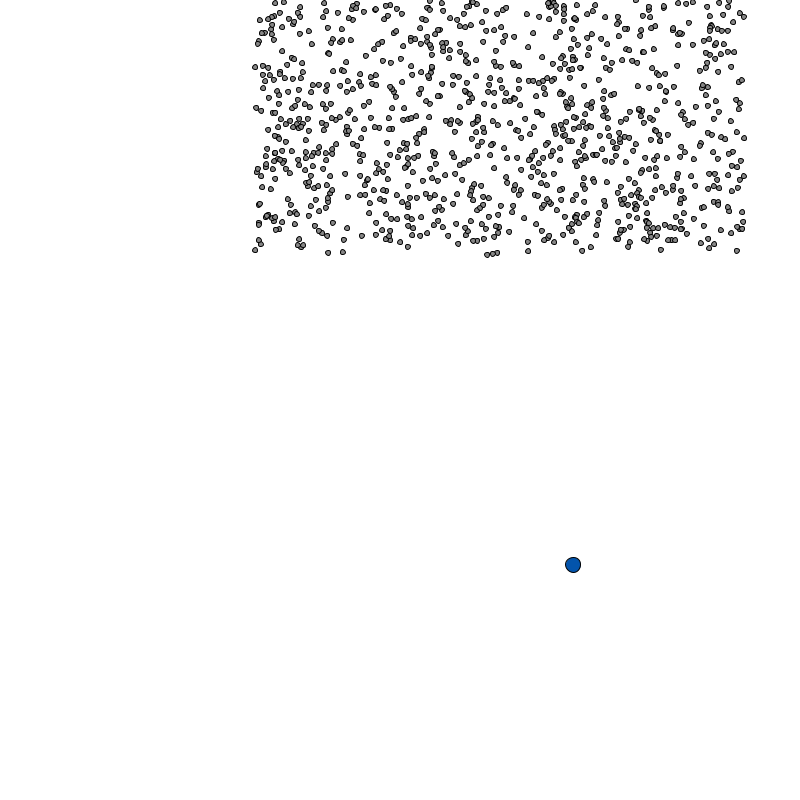
Frame 1 (no input)
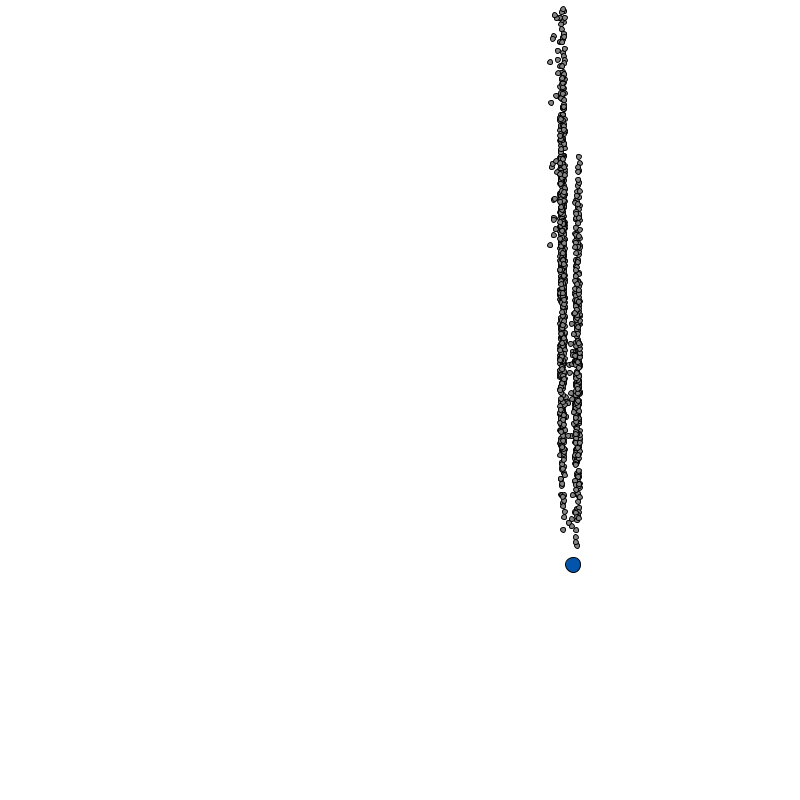
Frame 60 (the mouse pressed at the canvas centre just before this capture)
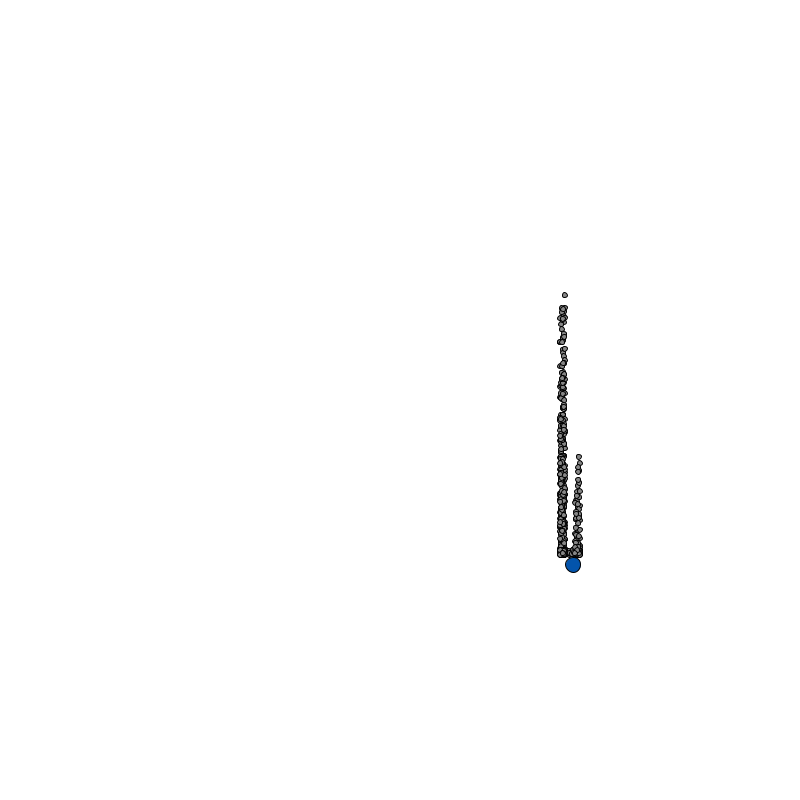
Frame 120 (the mouse held since frame 60 and released just before this capture)

The Processing sketch that drew these frames (run headless with seeded random() and noise(); from frame 60 on, the mouse is pressed at the canvas centre):

// Processing sketch: Rats
// ── Rats.pde

Node[][] grid = new Node[40][40];
rat[] colony = new rat[1000];

player player1 = new player(50, 50, 10);
boolean [][] gridChecker = new boolean[40][40];

float ratSpeed = 5;

float playerSpeed = 5;

Vec2 acc = new Vec2(1,1);

int[] coord = new int[2];

void nodeSetter(){
  float a = 10;
  float b = 0;
  float r = 15;
  
  int numRats = 0;
  
  for(int i = 0; i < grid.length; i++){
    for(int j = 0; j < grid[0].length; j++){
          grid[i][j] = new Node(a,b,r,i,j, 0, 0);
          a += 20;     
    }
    a = 10;
    b += 20;
  }
}




void playerToNode(){
  int x = 0;
  int y = 0;
  float closest = 1000000000;
  for(int i = 0; i < grid.length; i++){
    for(int j = 0; j < grid[0].length; j++){
       float distance = player1.pos.distanceTo(grid[i][j].pos);
       if(distance < closest){
         closest = distance;
         x = i;
         y = j;
       } 
      
    }
  }
  coord[0] = x;
  coord[1] = y;
}



void distanceToPlayer(int i, int j, int dist){
  //if we oure out of bounds for index or if we have already checked this spot, dont do anything
  if((i < 0 || i >= grid.length) || (j < 0 || j >= grid[0].length)){}
  else if(gridChecker[i][j]){}
  else{
      //mark true, update the distance of the grid node
      gridChecker[i][j] = true;
      grid[i][j].dist = dist;
      
      //increase distance and then recursively call on 4 adjacent cells
      dist++;
      
      distanceToPlayer(i - 1, j, dist);
      distanceToPlayer(i + 1, j, dist);
      distanceToPlayer(i, j - 1, dist);
      distanceToPlayer(i, j + 1, dist);
  }
}


void closestNodeToRat(){
  for(int i = 0; i < grid.length; i++){
    for(int j = 0; j < grid[0].length; j++){
      for(int r = 0; r < colony.length; r++){
          if(colony[r].pos.distanceTo(grid[i][j].pos) < colony[r].pos.distanceTo(colony[r].closest.pos)){
               colony[r].closest = grid[i][j];
               grid[i][j].numRats++;
          }
      }
    }
  }
}

//RatPathing: Telling the rat which node to move towards.
void RatPathing(){
   for(int r = 0; r < colony.length; r++){
       if(colony[r].closest.dist == 0){}
       else{
          //Node dir = colony[r].closest;
          int i = colony[r].closest.i;
          int j = colony[r].closest.j;
          
          //check which adjacent node is closer to the player
          
          if(i - 1 >= 0){
             if(grid[i - 1][j].dist <  colony[r].closest.dist){
               colony[r].closest = grid[i-1][j];
               colony[r].pos.add(new Vec2(0,-ratSpeed));
             }
          }
          
          if(i + 1 <= grid.length){
            if(grid[i + 1][j].dist < colony[r].closest.dist){
               colony[r].closest = grid[i+1][j];
               colony[r].pos.add(new Vec2(0,ratSpeed));
             }
          }
          
          if(j - 1 >= 0){
             if(grid[i][j - 1].dist < colony[r].closest.dist){
               colony[r].closest = grid[i][j - 1];
               colony[r].pos.add(new Vec2(-ratSpeed,0));
             }
          }
          
          if(j + 1 <= grid[0].length){
            if(grid[i][j + 1].dist < colony[r].closest.dist){
               colony[r].closest = grid[i][j + 1];
               colony[r].pos.add(new Vec2(ratSpeed,0));
             }
          } 
          
       }
   }
}

// v * numRats/20 * dt


void scurry(){
   for(int r = 0; r < colony.length; r++){
      Vec2 distanceToCover = colony[r].closest.pos.minus(colony[r].pos);
      int numRats = colony[r].closest.numRats;
      
      colony[r].vel.add(distanceToCover);
      colony[r].vel.mul(numRats/20 * dt);
      
  
     
      
      colony[r].pos.add(colony[r].vel);
   }
}

void colonyGen(){
    

   for(int i = 0; i < colony.length; i++){
     float x = random(250.0, 750.0);
    float y = random(0.0, 250.0);
    
    int a = int(random(0, 40));
    int b = int(random(0, 40));
     colony[i] = new rat(x,y);
     colony[i].closest = grid[a][b];
   }
    
}

void playerSet(){
  float x = random(250.0, 750.0);
  float y = random(500.0, 750.0);
  
  player1.pos.x = x;
  player1.pos.y = y;
}

void update(){
  Vec2 playerVel = new Vec2(0,0);
  
  if(leftPressed){playerVel = new Vec2(-playerSpeed,0);}
  //if (leftPressed) playerVel = new Vec2(-playerVel,0);
  if (rightPressed) playerVel = new Vec2(playerSpeed,0);
  if (upPressed) playerVel = new Vec2(0,-playerSpeed);
  if (downPressed) playerVel = new Vec2(0,playerSpeed);
  
  player1.pos.add(playerVel); 
  
  playerToNode();
  distanceToPlayer(coord[0], coord[1], 0);
  closestNodeToRat();
  //scurry();
  RatPathing();
  
  
  
  
}


boolean leftPressed, rightPressed, upPressed, downPressed, shiftPressed, paused;
void keyPressed(){
  if (keyCode == LEFT) leftPressed = true;
  if (keyCode == RIGHT) rightPressed = true;
  if (keyCode == UP) upPressed = true; 
  if (keyCode == DOWN) downPressed = true;
  if (keyCode == SHIFT) shiftPressed = true;
  if (key == ' ') paused = !paused;
}

void keyReleased(){
  if (key == 'r'){
    println("Reseting the System");
  }
  if (keyCode == LEFT) leftPressed = false;
  if (keyCode == RIGHT) rightPressed = false;
  if (keyCode == UP) upPressed = false; 
  if (keyCode == DOWN) downPressed = false;
  if (keyCode == SHIFT) shiftPressed = false;
}











void setup(){
  size(800, 800);
  playerSet();
  nodeSetter();
  colonyGen();
  //drawNodes();
}

float dt = 0.05;
void draw(){
  update();
  //playerToNode();
  //distanceToPlayer(coord[0], coord[1], 0);
  //closestNodeToRat();
  ////scurry();
  //RatPathing();
  
  background(255,255,255);
  
  fill(135,135,135);
  for(int i = 0; i < colony.length; i++){
    circle(colony[i].pos.x, colony[i].pos.y, 5);
  }
  
  fill(3,84,171);
  circle(player1.pos.x, player1.pos.y, 15);
  
  
}



//DEBUG: Showing where the nodes are on the map
void drawNodes(){
  fill(255,0,0);
  for(int i = 0; i < grid.length; i++){
    for(int j = 0; j < grid[0].length; j++){
        circle(grid[i][j].pos.x, grid[i][j].pos.y, grid[i][j].r);
    }
  }
}



public class player{
  float x, y, r;
  Vec2 pos;
  //Vec2 vel;
  public player(float x, float y, float r){
    this.pos = new Vec2(x,y);
    this.r = r;
    //this.vel = new Vec2(0,0);
  }
}


public class rat{
  Vec2 pos;
  Vec2 vel;
  Node closest;
  
  public rat(float x, float y){
    this.pos = new Vec2(x, y);
    this.vel = new Vec2(0,0);
  }
}


public class Node{
  float x, y, r; 
  int i, j, numRats;
  Vec2 pos; 
  int dist;
  
  public Node(float x, float y, float r, int i, int j, int numRats, int dist){
    this.x = x;
    this.y = y;
    this.pos = new Vec2(x, y);
    this.r = r;
    this.i = i;
    this.j = j;
    this.numRats = numRats;
    this.dist = dist;
  }
}

//Vector Library
//CSCI 5611 Vector 2 Library [Example]
// Stephen J. Guy <sjguy@umn.edu>

public class Vec2 {
  public float x, y;
  
  public Vec2(float x, float y){
    this.x = x;
    this.y = y;
  }
  
  public String toString(){
    return "(" + x+ "," + y +")";
  }
  
  public float length(){
    return sqrt(x*x+y*y);
  }
  
  public Vec2 plus(Vec2 rhs){
    return new Vec2(x+rhs.x, y+rhs.y);
  }
  
  public void add(Vec2 rhs){
    x += rhs.x;
    y += rhs.y;
  }
  
  public Vec2 minus(Vec2 rhs){
    return new Vec2(x-rhs.x, y-rhs.y);
  }
  
  public void subtract(Vec2 rhs){
    x -= rhs.x;
    y -= rhs.y;
  }
  
  public Vec2 times(float rhs){
    return new Vec2(x*rhs, y*rhs);
  }
  
  public void mul(float rhs){
    x *= rhs;
    y *= rhs;
  }
  
  public void clampToLength(float maxL){
    float magnitude = sqrt(x*x + y*y);
    if (magnitude > maxL){
      x *= maxL/magnitude;
      y *= maxL/magnitude;
    }
  }
  
  public void setToLength(float newL){
    float magnitude = sqrt(x*x + y*y);
    x *= newL/magnitude;
    y *= newL/magnitude;
  }
  
  public void normalize(){
    float magnitude = sqrt(x*x + y*y);
    x /= magnitude;
    y /= magnitude;
  }
  
  public Vec2 normalized(){
    float magnitude = sqrt(x*x + y*y);
    return new Vec2(x/magnitude, y/magnitude);
  }
  
  public float distanceTo(Vec2 rhs){
    float dx = rhs.x - x;
    float dy = rhs.y - y;
    return sqrt(dx*dx + dy*dy);
  }
}

Vec2 interpolate(Vec2 a, Vec2 b, float t){
  return a.plus((b.minus(a)).times(t));
}

float interpolate(float a, float b, float t){
  return a + ((b-a)*t);
}

float dot(Vec2 a, Vec2 b){
  return a.x*b.x + a.y*b.y;
}

float cross(Vec2 a, Vec2 b){
  return a.x*b.y - a.y*b.x;
}


Vec2 projAB(Vec2 a, Vec2 b){
  return b.times(a.x*b.x + a.y*b.y);
}

float clamp(float f, float min, float max){
  if (f < min) return min;
  if (f > max) return max;
  return f;
}
